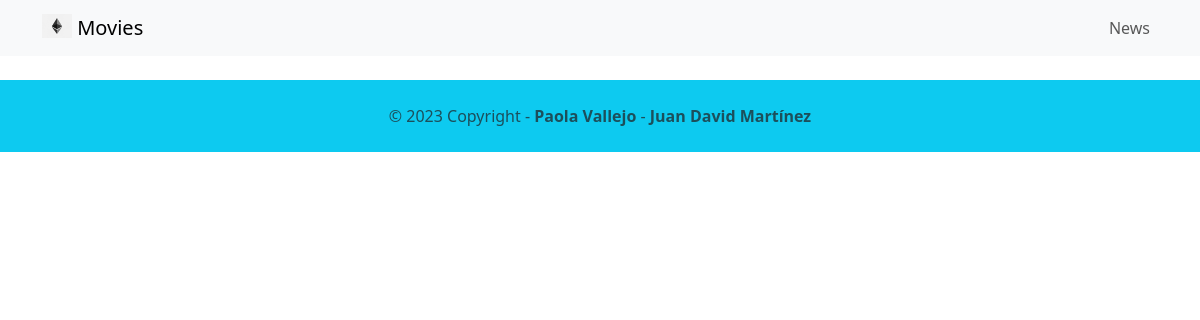
The page /news/ on the database as committed earlier.
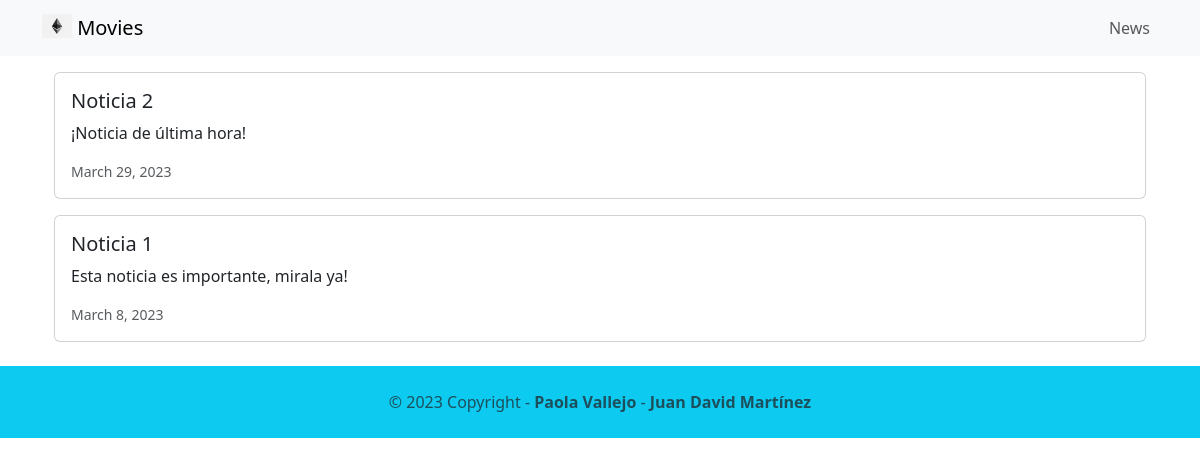
The same page on the database as committed later.
### news/models.py (models this page shows, shortened)
class News(models.Model):
    headline = models.CharField(max_length=200)
    body = models.TextField()
    date = models.DateField()

### news/views.py (the view)
# urls.py: path('news/', include('news.urls')),
def news(request):
    newss = News.objects.all().order_by('-date')
    return render(request, 'news.html', {'newss' : newss})

### news/templates/news.html (shortened to what this page needs)
<head>
    <link href="https://cdn.jsdelivr.net/npm/bootstrap@5.3.0-alpha2/dist/css/bootstrap.min.css" rel="stylesheet">
</head>
<body>
    {% extends 'base.html' %}
    {% block content %}
    <div class="container">
        {% for news in newss %}
        <div class="card mb-3">
            <div class="row g-0">
                <div>
                    <div class="card-body">
                        <h5 class="card-title">{{ news.headline }}</h5>
                        <p class="card-text">{{ news.body }}</p>
                        <p class="card-text"><small class="text-muted">
                            {{ news.date }}
                        </small></p>
                    </div>
                </div>
            </div>
        </div>
        {% endfor %}
    </div>
    {% endblock content %}

### moviereviews/templates/base.html (shortened to what this page needs)
<!doctype html>
<html lang="en">
    <head>
        <link href="https://cdn.jsdelivr.net/npm/bootstrap@5.3.0-alpha2/dist/css/bootstrap.min.css" rel="stylesheet">
    </head>
    <body>
        <nav class="navbar navbar-expand-lg navbar-light bg-light mb-3">
            <div class="container">
                <a class="navbar-brand" href="{% url 'home' %}">
                    {% load static %}
                    <img src="{% static 'images/eth.png' %}" alt="" width="30" height="24"
                    class="d-inline-block align-text-top" />
                    Movies
                </a>
                <div class="collapse navbar-collapse" id="navbarNavAltMarkup">
                    <div class="navbar-nav ms-auto">
                        <a class="nav-link" href="{% url 'news' %}">News</a>
                    </div>
                </div>
            </div>
        </nav>
           <div class="container">
                {% block content %}
                {% endblock content %}
           </div>
           <footer class="text-center text-lg-start bg-info text-muted mt-4">
            <div class="text-center p-4">
                © 2023 Copyright -
            <a class="text-reset fw-bold text-decoration-none"
                target="_blank" href="pvallej3@eafit.edu.co">
                Paola Vallejo
            </a> -
            <a class="text-reset fw-bold text-decoration-none"
                target="_blank" href="jdmartinev@eafit.edu.co">
                Juan David Martínez
            </a>
         </div>
        </footer>
    </body>
</html>

Rows that differ between the two databases and show on the page:
added News: headline "Noticia 2", body "¡Noticia de última hora!", date "March 29, 2023"
added News: headline "Noticia 1", body "Esta noticia es importante, mirala ya!", date "March 8, 2023"
